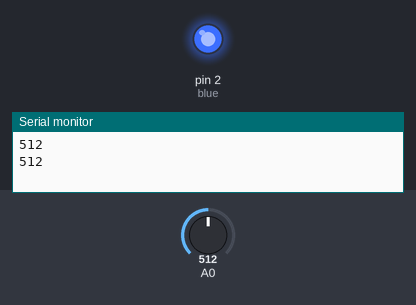
Bench run of a sketch on a simulated Arduino Uno, built with avr-gcc and run on an emulated ATmega328P. Shown: output pins drawn as LEDs (lit = HIGH), the last lines printed to the serial monitor. The test bench sets the inputs (shaded band); at power-on: A0 = 512.

Above: at 1.8 s.
1.9 s: A0 set to 482
At 2.7 s:
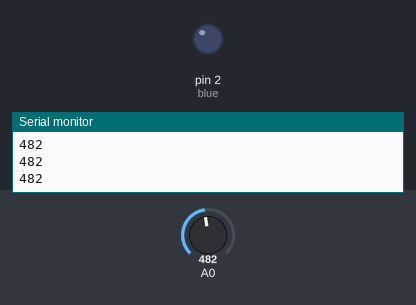
3.5 s: A0 set to 510
At 4.2 s:
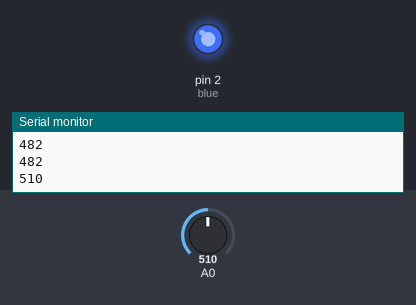
7.6 s: A0 set to 490
At 9.2 s:
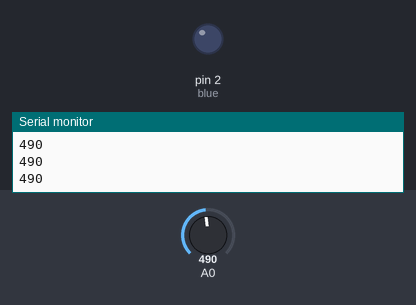
10.0 s: A0 set to 511
At 10.3 s:
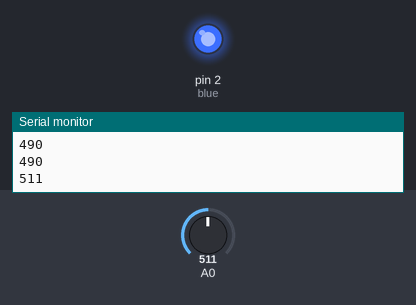
Timing chart, 0 to 13.0 s (numbered marks = the images above; inputs shaded):
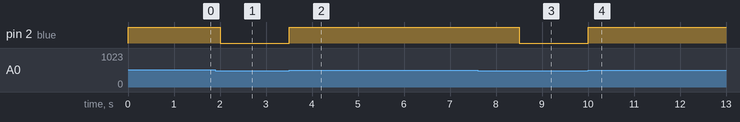

The sketch:

6_LDR_LED.ino
```cpp
int blue=2;
void setup() {
  // put your setup code here, to run once:
  pinMode(blue,OUTPUT);
  Serial.begin(9600);
}

void loop() {
  // put your main code here, to run repeatedly:
  int ldr=analogRead(A0);
  Serial.println(ldr);
  if(ldr>500){
    digitalWrite(blue,HIGH);
    delay(1000);
  }
  digitalWrite(blue,LOW);
}
```

Measured:
- the behaviour switches between 501 and 500 on A0 (found by bisection; images 0 and 1)
- after the input at 1.9 s, pin 2 (blue): HIGH → LOW after 0.10 s
- after the input at 3.5 s, pin 2 (blue): LOW → HIGH at once
- after the input at 7.6 s, pin 2 (blue): HIGH → LOW after 0.91 s
- after the input at 10.0 s, pin 2 (blue): LOW → HIGH at once
